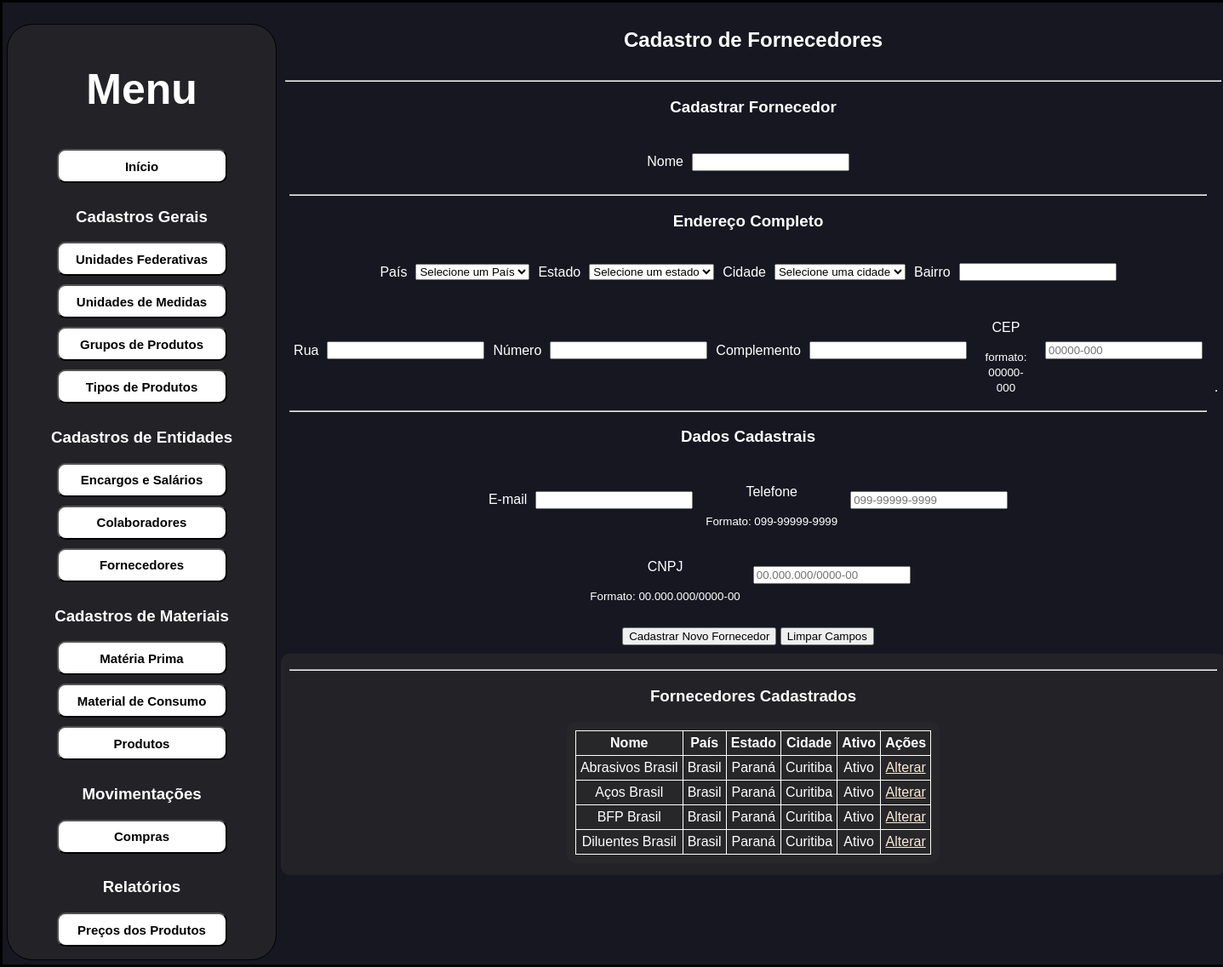
The app's page /cadastros_de_entidades_fornecedores with its own data.
### BDconfig.py (models this page shows, shortened)
class DB_SUPPLIER(db.Model):
    ID = db.Column(db.Integer, primary_key=True)
    NAME = db.Column(db.String(200), nullable=False)
    ID_BD_COUNTRY = db.Column(db.Integer, nullable=False)
    ID_BD_ESTATE = db.Column(db.Integer, nullable=False)
    ID_BD_CITY = db.Column(db.Integer, nullable=False)
    DISTRICT = db.Column(db.String(200), nullable=False)
    ROAD = db.Column(db.String(200), nullable=False)
    NUMBER = db.Column(db.Integer, nullable=False)
    COMPLEMENT = db.Column(db.String(200), nullable=False)
    CEP = db.Column(db.String(9), nullable=False)
    EMAIL = db.Column(db.String(200), nullable=True)
    PHONE = db.Column(db.String(200), nullable=True)
    CNPJ = db.Column(db.String(18), nullable=False)
    ACTIVE = db.Column(db.Integer, nullable=False)
    DATE_CREATED = db.Column(db.DateTime, default=datetime.utcnow)

class DB_COUNTRY(db.Model):
    ID = db.Column(db.Integer, primary_key=True)
    NAME = db.Column(db.String(200), nullable=False)
    DATE_CREATED = db.Column(db.DateTime, default=datetime.utcnow)

class DB_ESTATE(db.Model):
    ID = db.Column(db.Integer, primary_key=True)
    ID_BD_COUNTRY = db.Column(db.Integer, nullable=False)
    NAME = db.Column(db.String(200), nullable=False)
    DATE_CREATED = db.Column(db.DateTime, default=datetime.utcnow)

class DB_CITY(db.Model):
    ID = db.Column(db.Integer, primary_key=True)
    ID_BD_ESTATE = db.Column(db.Integer, nullable=False)
    NAME = db.Column(db.String(200), nullable=False)
    DATE_CREATED = db.Column(db.DateTime, default=datetime.utcnow)

### industriafeliz.py (the view)
@app.route('/cadastros_de_entidades_fornecedores', methods=['POST','GET'])
def cadastros_de_entidades_fornecedores():
    return index.cadastros_de_entidades_fornecedores()

### UsefulFunctions.py (called while the page is built)
def get_city(city_id):
    city = data.DB_CITY.query.filter_by(ID=city_id).first()
    return city.NAME if city else None

def get_state(state_id):
    state = data.DB_ESTATE.query.filter_by(ID=state_id).first()
    return state.NAME if state else None

def get_country(country_id):
    country = data.DB_COUNTRY.query.filter_by(ID=country_id).first()
    return country.NAME if country else None

### index.py (called while the page is built)
def cadastros_de_entidades_fornecedores():
    suppliers = data.DB_SUPPLIER.query.order_by(data.DB_SUPPLIER.NAME).all()
    countryes = data.DB_COUNTRY.query.order_by(data.DB_COUNTRY.NAME).all()
    estates = data.DB_ESTATE.query.order_by(data.DB_ESTATE.NAME).all()
    cityes = data.DB_CITY.query.order_by(data.DB_CITY.NAME).all()
    return render_template('cadastros_entidades/cadastro_fornecedores.html', suppliers=suppliers, countryes=countryes
                           , estates=estates, cityes=cityes, get_city=uful.get_city, get_state=uful.get_state, get_country=uful.get_country)

### templates/cadastros_entidades/cadastro_fornecedores.html (shortened to what this page needs)
{% extends 'standard.html' %}
{% block body %}
<section>
    {% if countryes|length < 1 %}
        <h4>Ainda não existem países cadastrados, por favor cadastre um país para poder cadastrar Fornecedores</h4>
    {% elif estates|length < 1  %}
        <h4>Ainda não existem estados cadastrados, por favor cadastre um estado para poder cadastrar Fornecedores</h4>
    {% elif cityes|length < 1 %}
        <h4>Ainda não existem cidades cadastradas, por favor cadastre uma cidade para poder cadastrar Fornecedores</h4>
    {% else %}
        <h1>Cadastro de Fornecedores</h1>
        <section>
            <hr></hr>
            <h1>Cadastrar Fornecedor</h1>
            <div class = "format">
                <form action="/cadastros_de_entidades_fornecedores_cadastros" method="POST">
                    <div class = "format">
                        <p>Nome</p>
                        <input type="text" name="name" id="name" maxlength="200" autocomplete="off" required>
                    </div>
                    <hr></hr>
                    <h1>Endereço Completo</h1>
                    <div class = "format">
                        <p>País</p>
                        <select name="id_bd_country" id="id_bd_country" required>
                            <option value="">Selecione um País</option>
                        </select>
                        <p>Estado</p>
                        <select name="id_bd_estate" id="id_bd_estate" required>
                            <option value="">Selecione um estado</option>
                        </select>
                        <p>Cidade</p>
                        <select name="id_bd_city" id="id_bd_city" required>
                            <option value="">Selecione uma cidade</option>
                        </select>
                        <p>Bairro</p>
                        <input type="text" name="district" id="district" maxlength="200" autocomplete="off" required>
                    </div>
                    <div class = "format">
                        <p>Rua</p>
                        <input type="text" name="road" id="road" maxlength="200" autocomplete="off" required>
                        <p>Número</p>
                        <input type="number" name="number" id="number" min="0" step="1" autocomplete="off" required>
                        <p>Complemento</p>
                        <input type="text" name="complement" id="complement" maxlength="200" autocomplete="off" required>
                        <section>
                            <p>CEP</p>
                            <small>formato: 00000-000</small>
                        </section>
                        <input type="text" name="cep" id="cep" pattern="[0-9]{5}-[0-9]{3}" placeholder="00000-000" autocomplete="off" required>
                    </div>
                    <hr></hr>
                    <h1>Dados Cadastrais</h1>
                    <div class = "format">
                        <p>E-mail</p>
                        <input type="email" name="email" id="email" maxlength="200" autocomplete="off" required>
                        <section>
                            <p>Telefone</p>
                            <small>Formato: 099-99999-9999</small>
                        </section>
                        <input type="tel" id="phone" name="phone" pattern="[0-9]{3}-[0-9]{5}-[0-9]{4}" placeholder="099-99999-9999" required>
                    </div>
                    <div class = "format">
                        <section>
                            <p>CNPJ</p>
                            <small>Formato: 00.000.000/0000-00</small>
                        </section>
                        <input type="text" name="cnpj" id="cnpj" pattern="[0-9]{2}.[0-9]{3}.[0-9]{3}/[0-9]{4}-[0-9]{2}" placeholder="00.000.000/0000-00" autocomplete="off" required>
                    </div>
                    <br>
                    <input class="bt" type="submit" value="Cadastrar Novo Fornecedor">
                    <input class="bt" type="reset" value="Limpar Campos">
                </form>
                <hr></hr>
            </div>
        </section>
        <section class="tabelas">
            {% if suppliers|length < 1 %}
                <h4>Ainda Não Existem Fornecedores Cadastrados</h4>
            {% else %}
            <hr></hr>
            <h1>Fornecedores Cadastrados</h1>
                <table class="tabela">
                    <tr>
                        <th>Nome</th>
                        <th>País</th>
                        <th>Estado</th>
                        <th>Cidade</th>
                        <th>Ativo</th>
                        <th>Ações</th>
                    <tr>
                    {% for supplier in suppliers %}
                    <tr>
                        <td>{{ supplier.NAME }}</td>
                        <td>{{ get_country(supplier.ID_BD_COUNTRY) }}</td>
                        <td>{{ get_state(supplier.ID_BD_ESTATE) }}</td>
                        <td>{{ get_city(supplier.ID_BD_CITY) }}</td>
                        <td>
                            {% if supplier.ACTIVE == 1%}
                            Ativo
                            {% else %}
                            Inativo
                            {% endif %}
                        </td>
                        <td>
                            <a href="/cadastros_de_entidades_fornecedores_update/{{supplier.ID}}">Alterar</a>
                        </td>
                        </tr>
                    {% endfor %}
                </table>
                {% endif %}
        </section>
</section>
{% endif %}
{% endblock %}

### static/css/style.css (style rules this page uses)
* { font-family: "Montserrat", sans-serif; }
body { border: solid black; width: 100%; display: flex; background-color: rgb(23, 23, 34); padding: 5px; margin: 0; color: white; }
section { display: block; text-align: center; padding: 5px; }
div { display: flex; padding: 5px; line-height: normal; }
.format { justify-content:center; gap: 10px; align-items: center; }
.tabelas { text-align: center; border-radius: 10px; background-color: #2b2b2b9f; padding: 10px; border-collapse: collapse; }
.tabelas table { display: inline-block; margin: 0 auto; }
.tabela { border-radius: 10px; background-color: #2b2b2b9f; padding: 10px; border-collapse: collapse; }
.tabela th { border: white 1px solid; border-radius: 5px; padding: 5px; }
.tabela td { border: white 1px solid; border-radius: 5px; padding: 5px; }
a { color: antiquewhite; }

### records on screen
DB_SUPPLIER: NAME "Abrasivos Brasil", ACTIVE "Ativo"
DB_COUNTRY: NAME "Brasil"
DB_ESTATE: NAME "Paraná"
DB_CITY: NAME "Curitiba"
DB_SUPPLIER: NAME "Aços Brasil", ACTIVE "Ativo"
DB_SUPPLIER: NAME "BFP Brasil", ACTIVE "Ativo"
DB_SUPPLIER: NAME "Diluentes Brasil", ACTIVE "Ativo"
